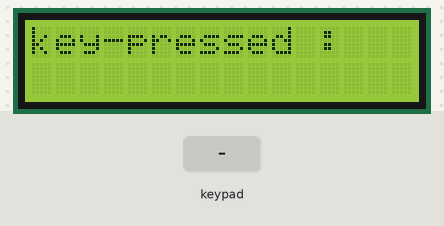
This sketch was run on a simulated Arduino Uno, built with avr-gcc and run on an emulated ATmega328P. Parts: 16×2 character LCD. The inputs (shaded band) are chosen by the test bench.

Above: at 1.2 s.
1.3 s: keypad keys 7 6 5 4 # pressed 0.4 s apart
At 3.5 s:
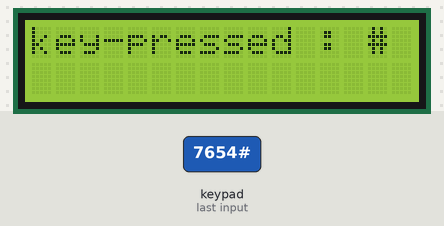
4.8 s: key 'A' pressed
At 6.0 s:
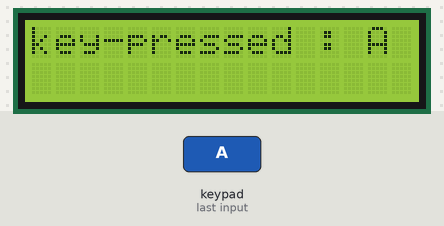
6.3 s: key 'B' pressed
At 7.3 s:
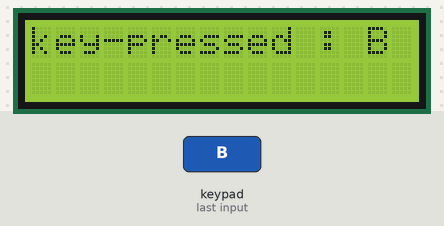
7.8 s: keypad keys 7 6 5 4 * pressed 0.4 s apart
At 10.0 s:
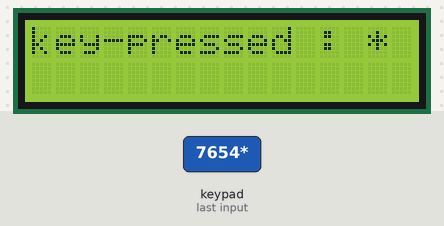
11.3 s: key 'C' pressed
At 12.5 s:
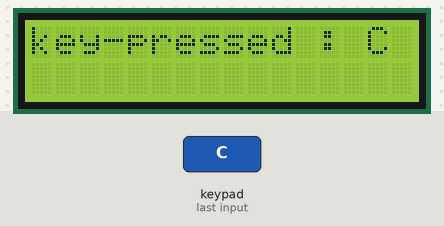
12.8 s: keypad keys 7 6 5 4 D pressed 0.4 s apart
At 13.0 s:
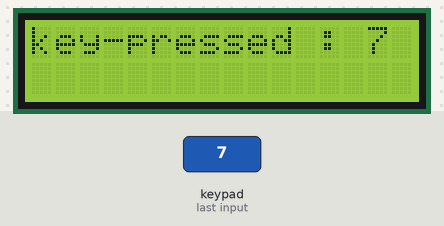
Timing chart, 0 to 15.8 s (numbered marks = the images above; inputs shaded):
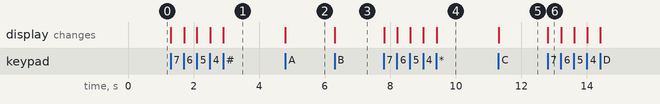

The sketch:

11_lcd_keypad_i2c.ino
```cpp
#include <Wire.h>
#include <Keypad.h>
#include <Keypad_I2C.h>
#include <LiquidCrystal_I2C.h>

#define I2CADDR 0x20

const byte ROWS = 4;
const byte COLS = 4;

char hexaKeys[ROWS][COLS] = {
  {'1','2','3','A'},
  {'4','5','6','B'},
  {'7','8','9','C'},
  {'*','0','#','D'}
};
byte rowPins[ROWS] = {7, 6, 5, 4};
byte colPins[COLS] = {3, 2, 1, 0};

LiquidCrystal_I2C lcd(0x27, 16, 2);
Keypad_I2C keypad(makeKeymap(hexaKeys), rowPins, colPins, ROWS, COLS, I2CADDR);

void setup() {
  lcd.begin();
  Wire.begin();
  keypad.begin();
  lcd.backlight();
}

void loop() {
  lcd.setCursor(0,0);
  lcd.print("key-pressed :");
  char key = keypad.getKey();

  lcd.setCursor(14,0);
  if(key) {
    lcd.print(key);
  }

}
```

Measured:
- after the input at 1.3 s, the display: first changes at once (image 1 shows a later state)
- after the input at 4.8 s, the display: changes at once (image 2)
- after the input at 6.3 s, the display: changes at once (image 3)
- after the input at 7.8 s, the display: first changes at once (image 4 shows a later state)
- after the input at 11.3 s, the display: changes at once (image 5)
- after the input at 12.8 s, the display: changes at once (image 6)
